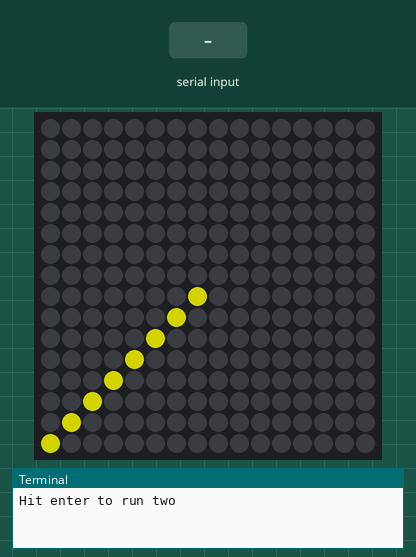
This program was run on a simulated Raspberry Pi (BCM pin numbers) with a Unicorn HAT HD. On the bench: 16×16 RGB LED matrix, the last lines printed to the terminal. Inputs (shaded band) come from the test bench. Dim RGB values are drawn brighter than linear. At 5.8 s the program stops and its outputs stay as they are.

Above: at 1.2 s.
1.3 s: "1" typed at the terminal, then Enter
At 1.8 s:
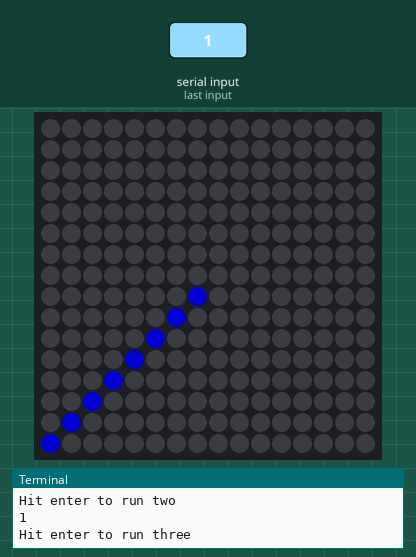
2.8 s: "0" typed at the terminal, then Enter
At 4.0 s:
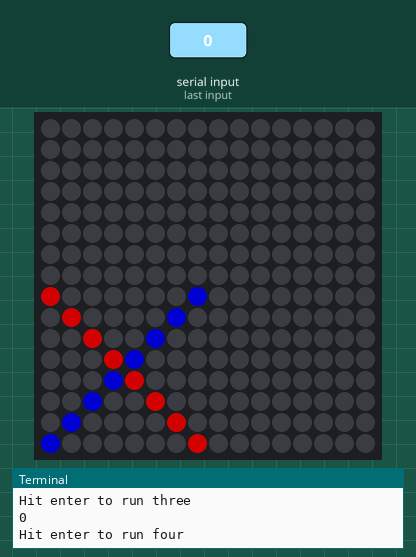
4.3 s: "2" typed at the terminal, then Enter
At 5.3 s:
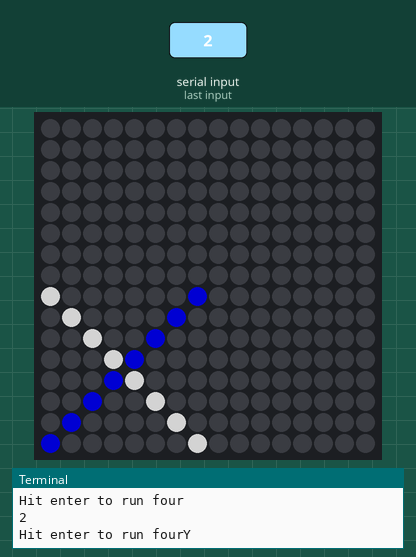
5.8 s: "1" typed at the terminal, then Enter
At 6.4 s:
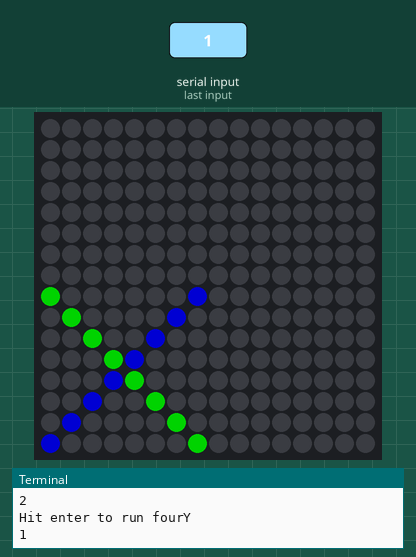
Timing chart, 0 to 7.3 s (numbered marks = the images above; inputs shaded):
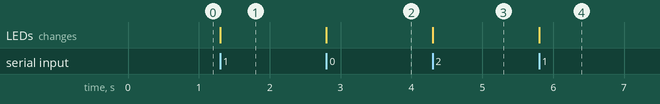

Measured:
- after the input at 1.3 s, the LEDs: change at once (image 1)
- after the input at 2.8 s, the LEDs: change at once (image 2)
- after the input at 4.3 s, the LEDs: change at once (image 3)
- after the input at 5.8 s, the LEDs: change at once (image 4)

The program:

tutorialone.py
```python
import unicornhathd

class tutorialOne():
  """ Tutorial #1 with four challenges """
  def __init__(self):
    (self.width,self.height) = unicornhathd.get_shape()
    self.white = (255,255,255)
    self.black = (0,0,0)
    self.red = (255,0,0)
    self.green = (0,255,0)
    self.blue = (0,0,255)
    self.yellow = (255,255,0)

  def one(self,colour):
    """ Challenge 1 """
    unicornhathd.set_pixel(0,0,*colour)
    unicornhathd.set_pixel(1,1,*colour)
    unicornhathd.set_pixel(2,2,*colour)
    unicornhathd.set_pixel(3,3,*colour)
    unicornhathd.set_pixel(4,4,*colour)
    unicornhathd.set_pixel(5,5,*colour)
    unicornhathd.set_pixel(6,6,*colour)
    unicornhathd.set_pixel(7,7,*colour)
    unicornhathd.show()

  def two(self,colour):
    """ Challenge 2 """
    for i in range(0,8):
      unicornhathd.set_pixel(0+i,0+i,*colour)
    unicornhathd.show()

  def three(self,colour):
    """ Challenge 3 """
    unicornhathd.set_pixel(0,7,*colour)
    unicornhathd.set_pixel(1,6,*colour)
    unicornhathd.set_pixel(2,5,*colour)
    unicornhathd.set_pixel(3,4,*colour)
    unicornhathd.set_pixel(4,3,*colour)
    unicornhathd.set_pixel(5,2,*colour)
    unicornhathd.set_pixel(6,1,*colour)
    unicornhathd.set_pixel(7,0,*colour)
    unicornhathd.show()

  def four(self,colour):
    """ Challenge 4 """
    for x in range(0,8):
      unicornhathd.set_pixel(0+x,7-x,*colour)
    unicornhathd.show()

  def fourY(self,colour):
    """ Why code four differently, is it easier to read? """
    for x,y in [(1,7-i) for i in range(8)]:
      unicornhathd.set_pixel(x,y,*colour)
    unicornhathd.show()

  def all(self):
    self.one(self.yellow)
    junk=input("Hit enter to run two");
    self.two(self.blue)
    junk=input("Hit enter to run three");
    self.three(self.red)
    junk=input("Hit enter to run four");
    self.four(self.white)
    junk=input("Hit enter to run fourY");
    self.four(self.green)

t=tutorialOne()
t.all()
```
